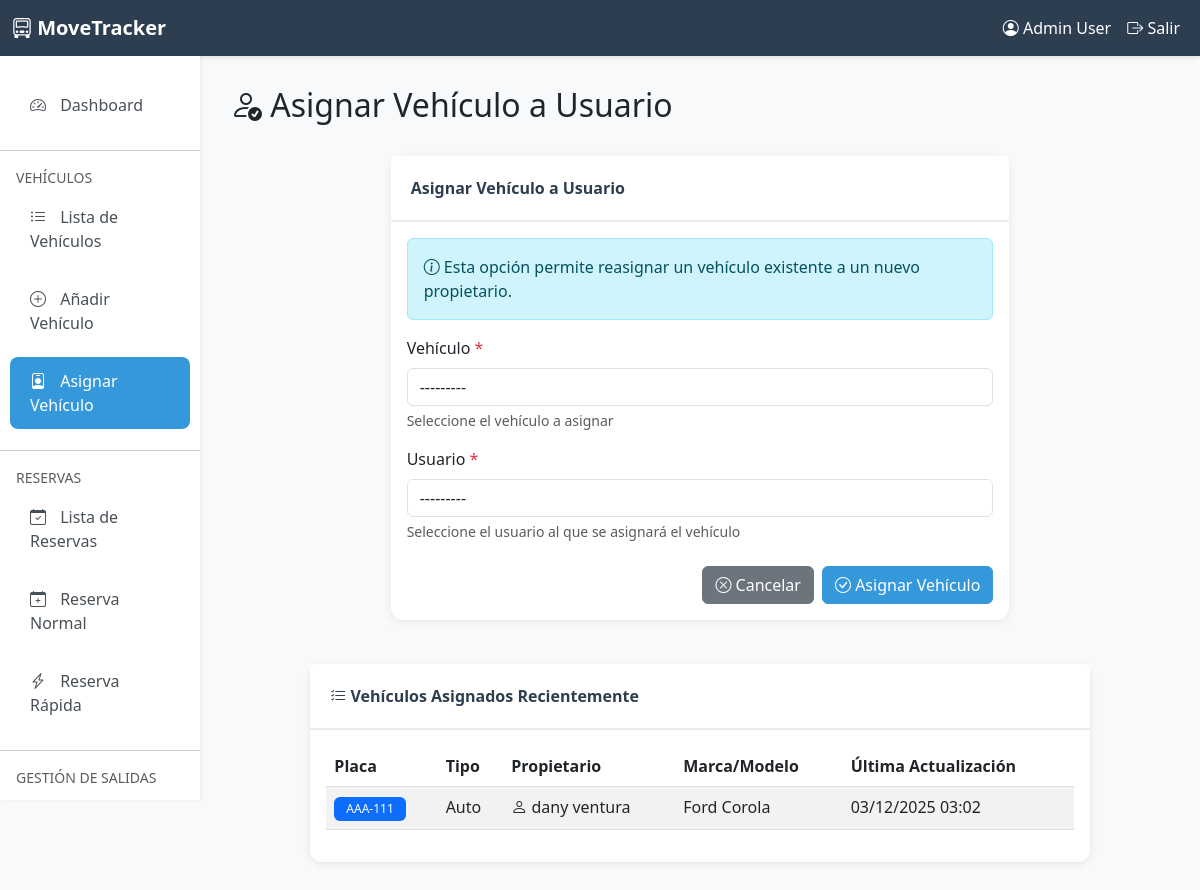
Page /parking/vehicles/assign/ (signed in) on the earlier database version.
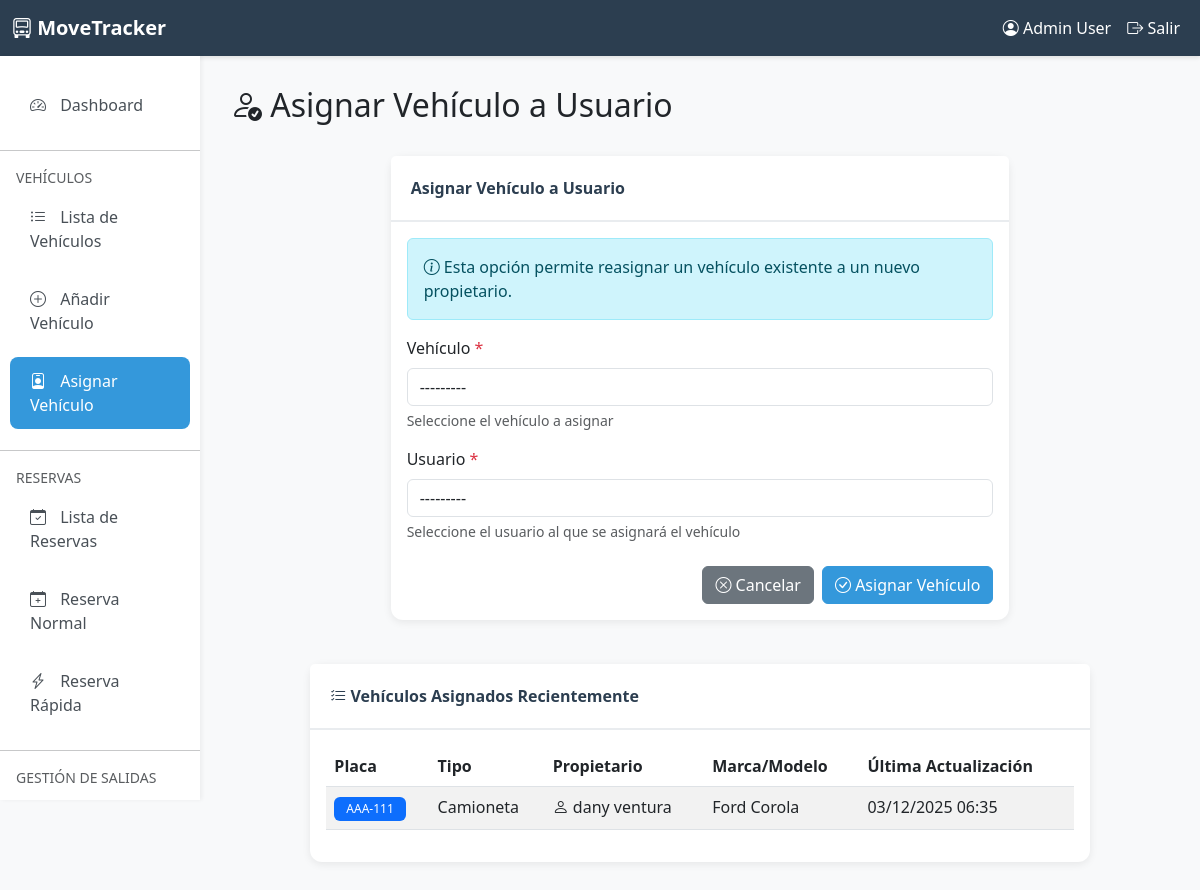
Same page on the later database version.
### parking/models.py (models this page shows, shortened)
class Vehicle(models.Model):
    owner = models.ForeignKey(
        User,
        on_delete=models.CASCADE,
        related_name='vehicles',
        verbose_name='Propietario',
        null=True,
        blank=True
    )
    vehicle_type = models.CharField(
        max_length=20,
        choices=VehicleType.choices,
        verbose_name='Tipo de Vehículo'
    )
    brand = models.CharField(
        max_length=50,
        null=True,
        blank=True,
        verbose_name='Marca',
        help_text='Marca del vehículo (opcional)'
    )
    model = models.CharField(
        max_length=50,
        null=True,
        blank=True,
        verbose_name='Modelo',
        help_text='Modelo del vehículo (opcional)'
    )
    year = models.PositiveIntegerField(
        null=True,
        blank=True,
        verbose_name='Año',
        validators=[MinValueValidator(1900), MaxValueValidator(2100)],
        help_text='Año de fabricación (opcional)'
    )
    color = models.CharField(max_length=30, verbose_name='Color')
    license_plate = models.CharField(
        max_length=20,
        unique=True,
        verbose_name='Placa',
        help_text='Número de placa del vehículo'
    )
    is_active = models.BooleanField(default=True, verbose_name='Activo')
    created_at = models.DateTimeField(auto_now_add=True, verbose_name='Fecha de Registro')
    updated_at = models.DateTimeField(auto_now=True, verbose_name='Última Actualización')
    registered_by = models.ForeignKey(
        User,
        on_delete=models.SET_NULL,
        null=True,
        related_name='registered_vehicles',
        verbose_name='Registrado por'
    )
    class Meta:
        verbose_name = 'Vehículo'
        verbose_name_plural = 'Vehículos'
        ordering = ['-created_at']
        indexes = [
            models.Index(fields=['license_plate']),
            models.Index(fields=['owner', 'is_active']),
        ]

### user/models.py (models this page shows)
class User(AbstractUser):
    dni = models.CharField(max_length=10, blank=True, null=True, verbose_name='DNI')
    phone = models.CharField(max_length=15, blank=True, null=True, verbose_name='Teléfono')
    class Meta:
        verbose_name = 'Usuario'
        verbose_name_plural = 'Usuarios'
        db_table = 'auth_user'
    def __str__(self):
        return self.username

### parking/views.py (the view)
# urls.py: path('vehicles/assign/', views.assign_vehicle, name='assign_vehicle'),
@login_required
@user_passes_test(is_admin_or_worker, login_url='user:login')
def assign_vehicle(request):
    if request.method == 'POST':
        form = AssignVehicleForm(request.POST)
        if form.is_valid():
            vehicle = form.cleaned_data['vehicle']
            user = form.cleaned_data['user']
            old_owner = vehicle.owner
            vehicle.owner = user
            vehicle.save()
            old_owner_name = (old_owner.get_full_name() or old_owner.username) if old_owner else "Sin propietario"
            messages.success(
                request,
                f'Vehículo {vehicle.license_plate} reasignado de {old_owner_name} a {user.get_full_name() or user.username}.'
            )
            return redirect('parking:vehicle_list')
        else:
            messages.error(request, 'Por favor corrija los errores del formulario.')
    else:
        form = AssignVehicleForm()
    assigned_vehicles = Vehicle.objects.filter(owner__isnull=False).select_related('owner').order_by('-updated_at')
    context = {
        'form': form,
        'title': 'Asignar Vehículo a Usuario',
        'submit_text': 'Asignar Vehículo',
        'assigned_vehicles': assigned_vehicles
    }
    return render(request, 'parking/assign_vehicle.html', context)

### parking/forms.py
class AssignVehicleForm(forms.Form):
    vehicle = forms.ModelChoiceField(
        queryset=Vehicle.objects.all(),
        label='Vehículo',
        widget=forms.Select(attrs={
            'class': 'form-control',
            'required': True
        }),
        help_text='Seleccione el vehículo a asignar'
    )
    user = forms.ModelChoiceField(
        queryset=User.objects.filter(is_active=True),
        label='Usuario',
        widget=forms.Select(attrs={
            'class': 'form-control',
            'required': True
        }),
        help_text='Seleccione el usuario al que se asignará el vehículo'
    )
    def __init__(self, *args, **kwargs):
        super().__init__(*args, **kwargs)
        self.fields['vehicle'].queryset = Vehicle.objects.select_related('owner').all()
        self.fields['vehicle'].label_from_instance = lambda obj: f"{obj.license_plate} - {obj.get_vehicle_type_display()} ({obj.owner.get_full_name() if obj.owner else 'Sin propietario'})"

### parking/templates/parking/assign_vehicle.html (shortened to what the changed rows need)
{% extends 'parking/base.html' %}
{% block content %}
<div class="row mb-4">
    <div class="col-12">
        <h2><i class="bi bi-person-check"></i> {{ title }}</h2>
    </div>
</div>
<div class="row mt-4">
    <div class="col-md-10 mx-auto">
        <div class="card">
            <div class="card-body">
                <div class="table-responsive">
                    <table class="table table-striped table-hover">
                        <thead>
                            <tr>
                                <th>Placa</th>
                                <th>Tipo</th>
                                <th>Propietario</th>
                                <th>Marca/Modelo</th>
                                <th>Última Actualización</th>
                            </tr>
                        </thead>
                        <tbody>
                            {% for vehicle in assigned_vehicles %}
                            <tr>
                                <td><span class="badge bg-primary">{{ vehicle.license_plate }}</span></td>
                                <td>{{ vehicle.get_vehicle_type_display }}</td>
                                <td>
                                    <i class="bi bi-person"></i>
                                    {{ vehicle.owner.get_full_name|default:vehicle.owner.username }}
                                </td>
                                <td>
                                    {% if vehicle.brand or vehicle.model %}
                                        {{ vehicle.brand }} {{ vehicle.model }}
                                    {% else %}
                                        <span class="text-muted">-</span>
                                    {% endif %}
                                </td>
                                <td>{{ vehicle.updated_at|date:"d/m/Y H:i" }}</td>
                            </tr>
                            {% empty %}
                            <tr>
                                <td colspan="5" class="text-center text-muted">
                                    No hay vehículos asignados registrados.
                                </td>
                            </tr>
                            {% endfor %}
                        </tbody>
                    </table>
                </div>
            </div>
        </div>
    </div>
</div>
{% endblock %}

Differences in the rows shown:
changed Vehicle "Ford": vehicle_type "Auto" → "Camioneta"; updated_at "03/12/2025 03:02" → "03/12/2025 06:35"
